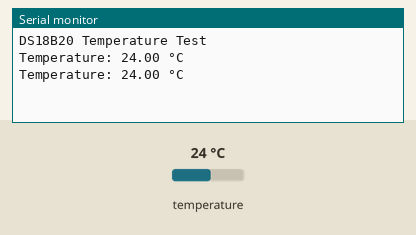
A sketch run on a simulated Arduino Uno, built with avr-gcc and run on an emulated ATmega328P. Parts: the last lines printed to the serial monitor. The test bench sets the inputs (shaded band); at power-on: temperature 24 °C.

Above: at 3.3 s.
3.4 s: temperature set to 12 °C
At 5.0 s:
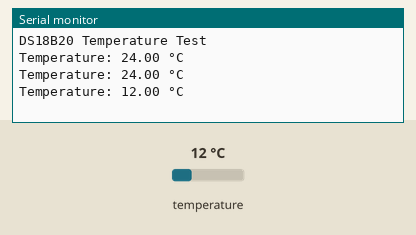
5.9 s: temperature set to 19 °C
At 7.4 s:
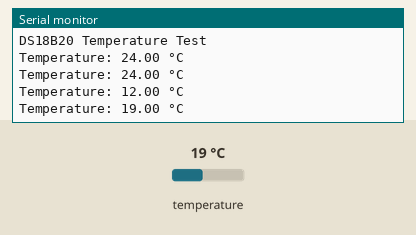
Timing chart, 0 to 8.9 s (numbered marks = the images above; inputs shaded):
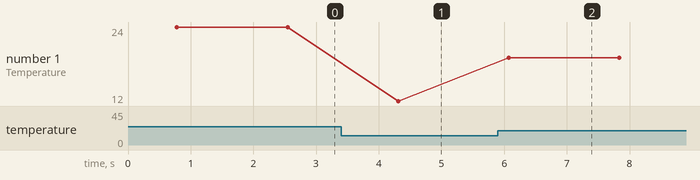

The sketch:

temerature.ino
```cpp
#include <OneWire.h>
#include <DallasTemperature.h>

#define ONE_WIRE_BUS 4

OneWire oneWire(ONE_WIRE_BUS);
DallasTemperature sensors(&oneWire);

void setup() {
  Serial.begin(115200);
  sensors.begin();

  Serial.println("DS18B20 Temperature Test");
}

void loop() {
  sensors.requestTemperatures();

  float temperature = sensors.getTempCByIndex(0);

  Serial.print("Temperature: ");
  Serial.print(temperature);
  Serial.println(" °C");

  delay(1000);
}
```

Measured:
- after the input at 3.4 s, the serial monitor: prints a new line after 0.91 s (image 1)
- after the input at 5.9 s, the serial monitor: prints a new line after 0.17 s (image 2)
- plotted number 1: 24 → 12 after the input at 3.4 s, 12 → 19 after the input at 5.9 s
